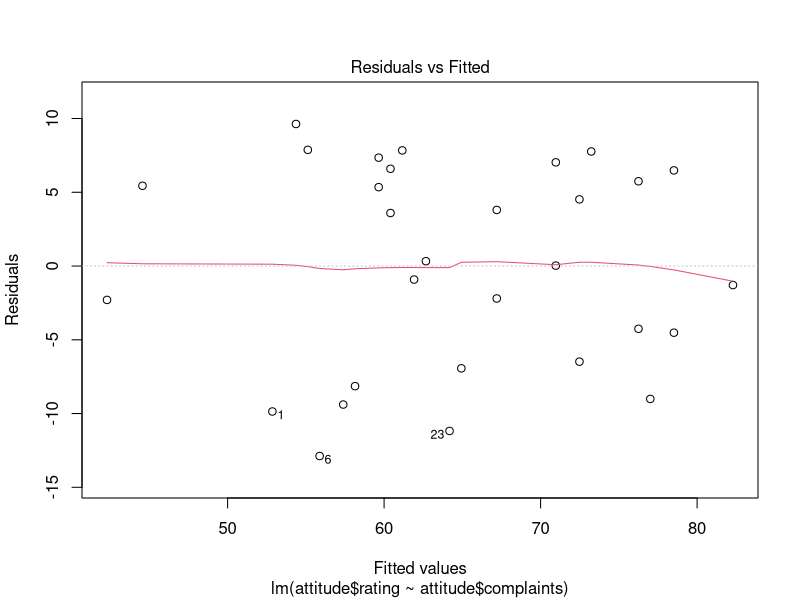
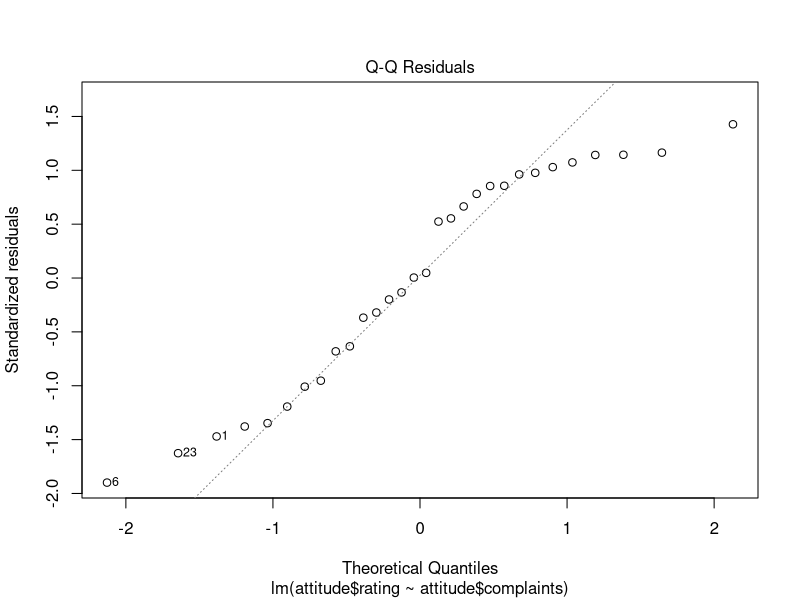
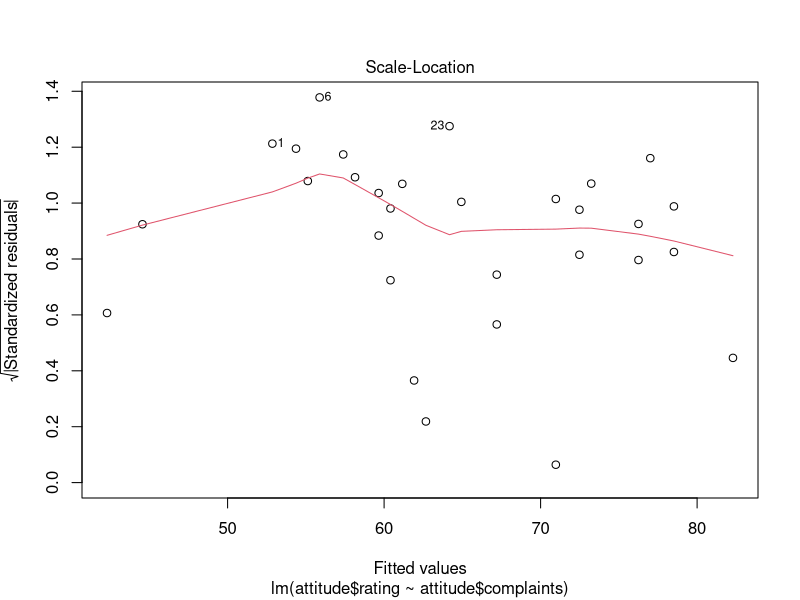
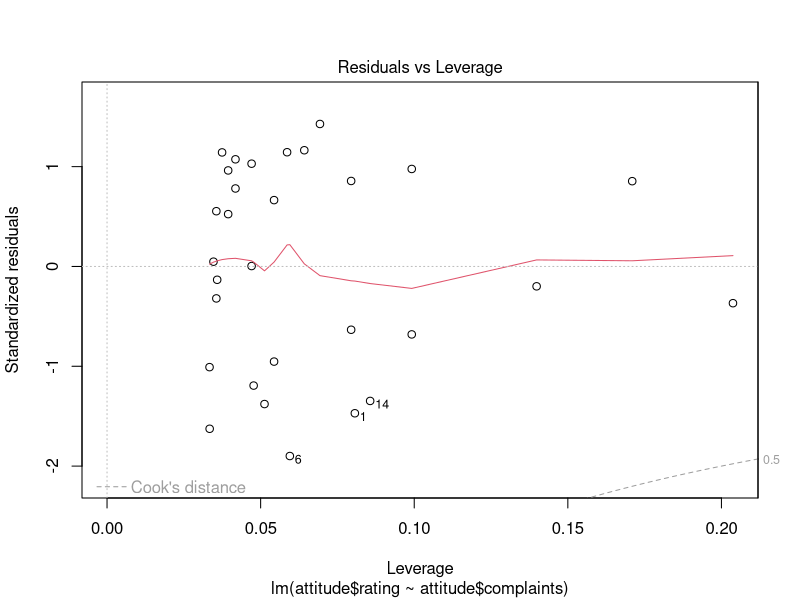

The R script that drew these images, in order:
## ---- chunk 1
data("attitude")
summary(attitude)
c.lm<-lm(attitude$rating~attitude$complaints)
plot(c.lm)
